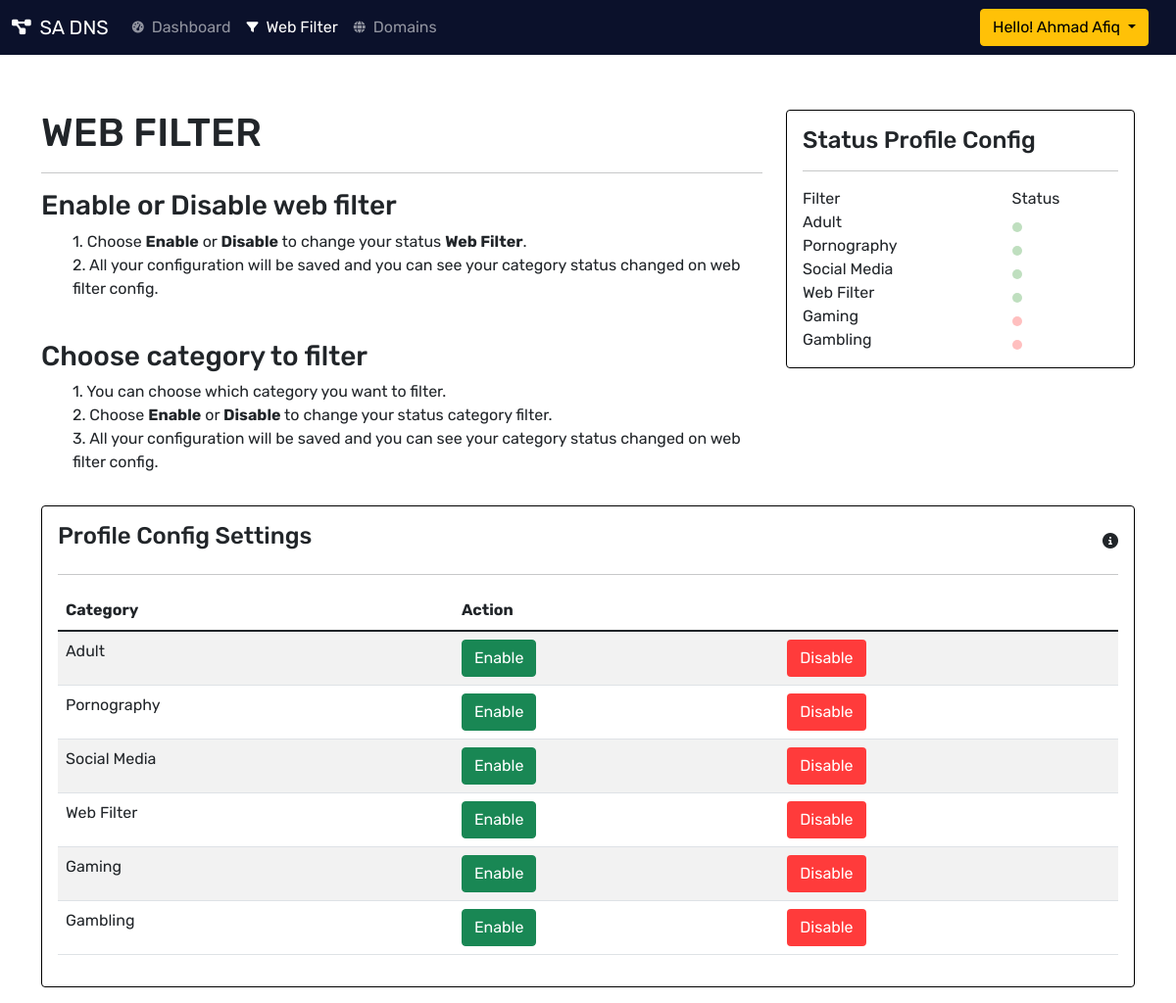
Before: /dashboard/webfilter/ (signed in) with the older database file.
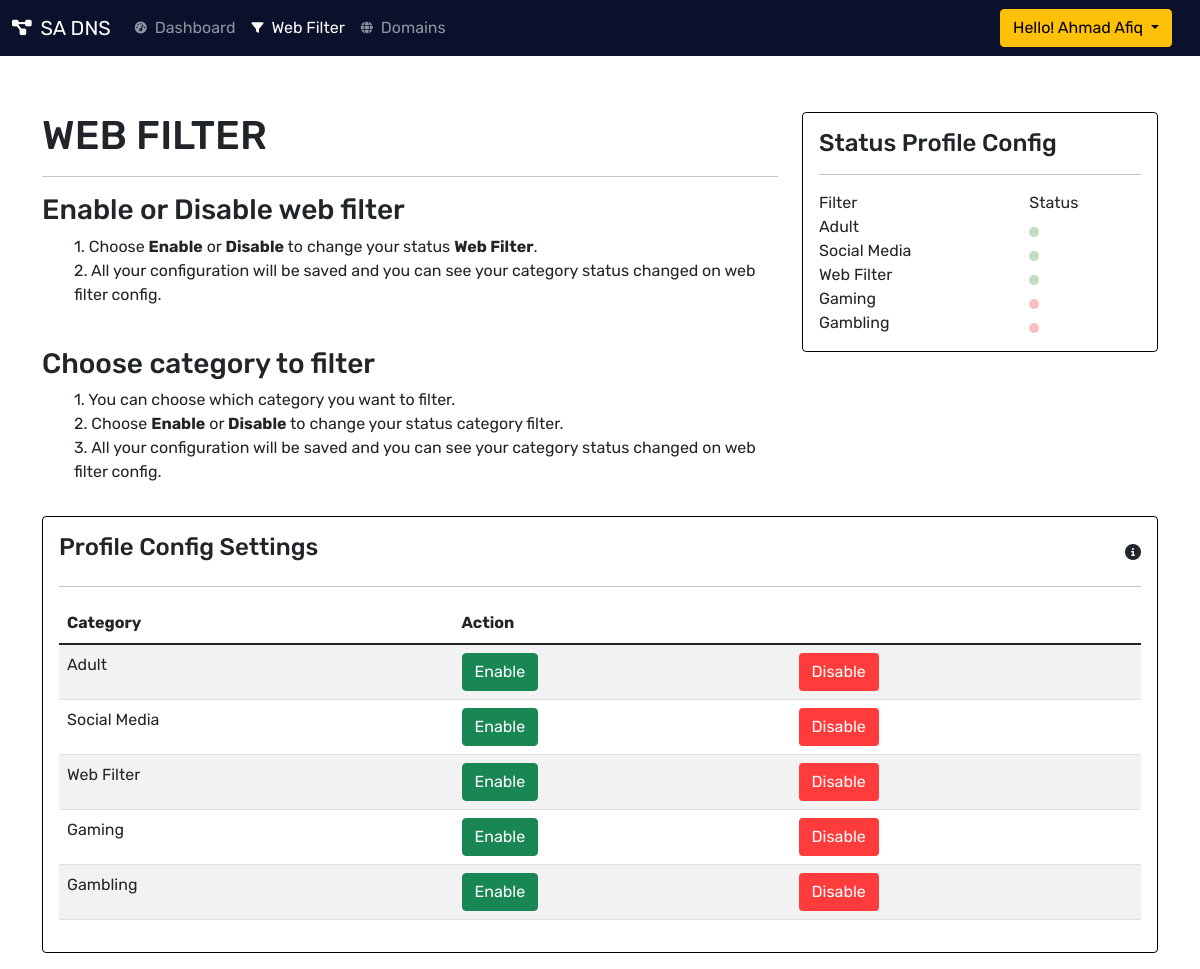
After: the same page with the newer database file.
### dashboard/models.py (models this page shows, shortened)
class profileConfig(models.Model):
    id = models.UUIDField(
        default=uuid.uuid4, unique=True, primary_key=True, editable=False
    )
    owner = models.ForeignKey(Profile,null=True, blank=True,on_delete=models.SET_NULL)
    cat_id = models.ForeignKey('Category', null=True, blank=True, on_delete=models.SET_NULL)
    cat_status = models.BooleanField()
    class Meta:
        ordering = ['cat_id']

class Category(models.Model):
    id = models.UUIDField(
        default=uuid.uuid4, unique=True, primary_key=True, editable=False
    )
    name = models.CharField(max_length=200)
    def __str__(self):
        return self.name

### dashboard/views.py (the view)
# urls.py: path('webfilter/', views.webfilter, name='webfilter'),
@login_required(login_url="login")
def webfilter(request):
    profile = request.user.profile
    name = request.user.first_name
    cat = profileConfig.objects.all().filter(owner=profile)
    context = {
        'name' : name,
        'categorys': cat,
    }
    return render(request, 'dashboard/webfilter.html', context)

### dashboard/templates/dashboard/webfilter.html (shortened to what the changed rows need)
{% include 'main-dashboard.html' %}
{% block content %}
<main>
    <div class="container mt-2">
        <div class="row mb-3 pt-5">
            <div class="col-md-8">
                <div class="">
                    <h1>WEB FILTER</h1>
                    <br>
                </div>
            </div>
            <div class="col-md-4">
                <div class="card">
                    <div class="card-body">
                        <table width="100%">
                            <thead>
                                <tr>
                                    <td>Filter</td>
                                    <td>Status</td>
                                </tr>
                            </thead>
                            <tbody>
                                {% for cat in categorys  %}
                                    {% if cat.cat_status %}
                                        <tr>
                                            <td>{{cat.cat_id}}</td>
                                            <td>
                                                <span class="status on"></span>
                                            </td>
                                        </tr>
                                    {% else %}
                                        <tr>
                                            <td>{{cat.cat_id}}</td>
                                            <td>
                                                <span class="status off"></span>
                                            </td>
                                        </tr>
                                    {% endif %}
                                {% endfor %}
                            </tbody>
                        </table>
                    </div>
                </div>
            </div>
        </div>
    </div>
    <div class="container">
        <div class="row mb-3">
            <div class="col">
                <div class="card">
                    <div class="card-body table-responsive">
                        <table id="blacklist" class="table table-striped" style="width:100%">
                            <thead>
                                <tr>
                                    <th>Category</th>
                                    <th>Action</th>
                                    <th></th>
                                </tr>
                            </thead>
                            <tbody>
                                {% for cat in categorys %}
                                <tr>
                                    <td>{{cat.cat_id}}</td>
                                    <td>
                                        <a href="{% url 'setfiltertrue' cat.id %}">
                                            <button class="btn btn-success text-white">
                                                Enable
                                            </button>
                                        </a>
                                    </td>
                                    <td>
                                        <a href="{% url 'setfilterfalse' cat.id %}">
                                            <button class="btn btn-delete text-white">
                                            Disable
                                        </button>
                                        </a>
                                    </td>
                                </tr>
                                {% endfor %}
                            </tbody>
                        </table>
                    </div>
                </div>
            </div>
        </div>
    </div>
</main>
{% endblock content %}

Changed rows visible on the page:
removed profileConfig: cat_id "Pornography"
